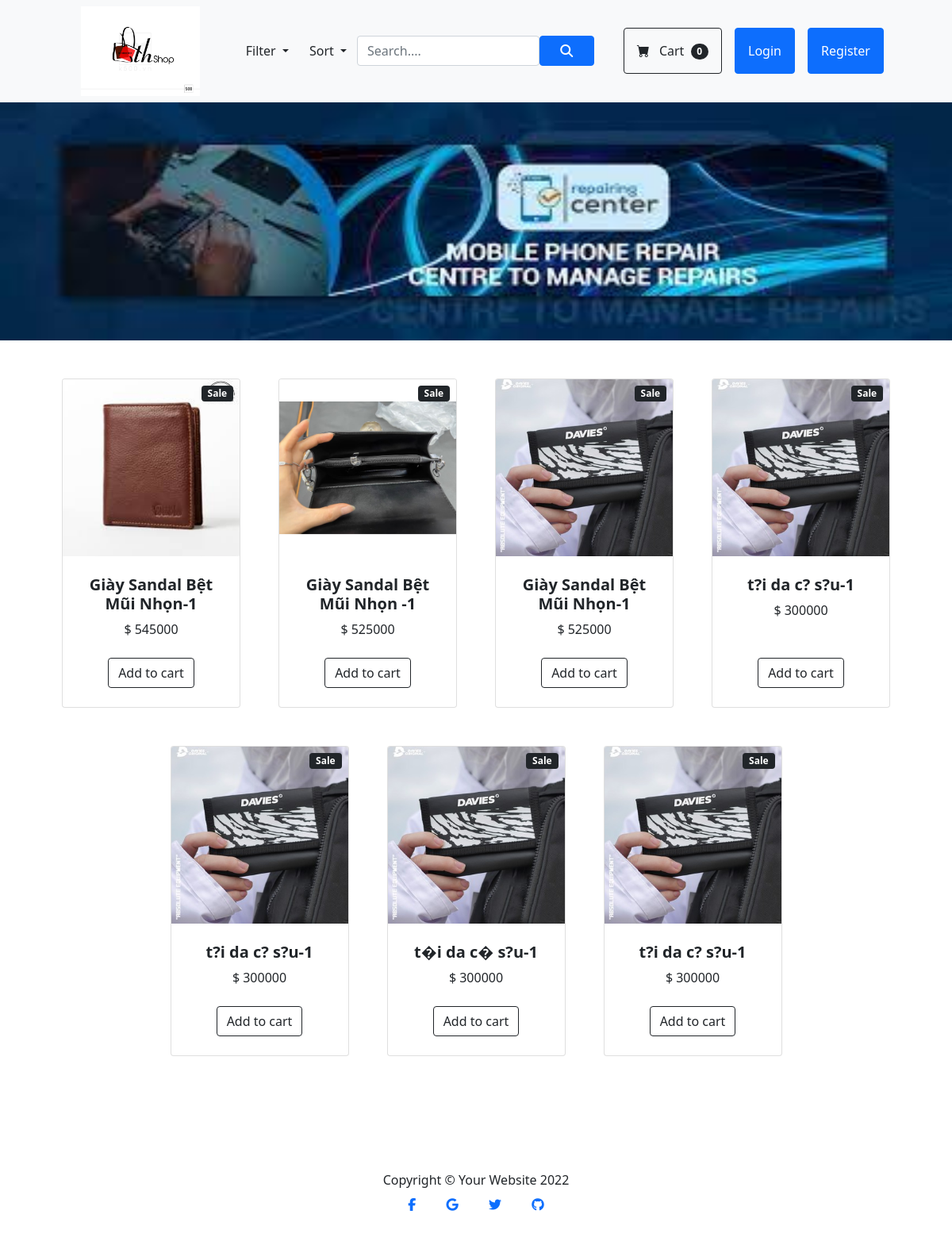
Screenshot of /index.php?action=find&act=filter&nhom=1 with the database file from the repository.
### tables this page shows
CREATE TABLE `hanghoa` (
  `MASP` int(11) NOT NULL,
  `TENSP` varchar(60) NOT NULL,
  `GIA` float NOT NULL,
  `hinh` varchar(50) NOT NULL,
  `nhom` int(4) NOT NULL,
  `soluotxem` int(11) NOT NULL,
  `mota` varchar(2000) NOT NULL,
  `soluongton` int(11) NOT NULL
);

### Model/connect.php (called while the page is built, shortened)
<?php
class connect{
    var $db=null;
    public function __construct(){
        $dsn="mysql:host=localhost;dbname=banhang";
        $user="root";
        $pass="";
        try {
            $this->db=new PDO($dsn,$user,$pass,array(PDO::MYSQL_ATTR_INIT_COMMAND=>"SET NAMES utf8"));
        } catch (\Throwable $th) {
        }
    }
    public function getlist($select){
        $resul=$this->db->query($select);
        return $resul;
    }
}
?>

### Model/hanghoa.php (called while the page is built, shortened)
<?php
class hanghoa{
    public function gethanghoanhom($nhom){
        $db=new connect();
        $select="select * from hanghoa where nhom='$nhom'";
        $result=$db->getlist($select);
        return $result;
    }
}
?>

### View/find.php (the view, shortened to what this page needs)
<section class="py-5">
    <div class="container px-4 px-lg-5 ">
        <div class="row gx-4 gx-lg-5 row-cols-2 row-cols-md-3 row-cols-xl-4 justify-content-center">
            <?php
            if($find!=""){
            while ($set = $resul->fetch()) {
                ?>
                <div class="col mb-5">
                    <div class="card h-100">
                        <div class="badge bg-dark text-white position-absolute" style="top: 0.5rem; right: 0.5rem">Sale
                        </div>
                        <img class="card-img-top" src="./content/Img/<?php echo $set['hinh'] ?>" alt="" />
                        <div class="card-body p-4">
                            <div class="text-center">
                                <h5 class="fw-bolder">
                                    <?php echo $set['TENSP'] . "-" . $set['nhom'] ?>
                                </h5>
                                $
                                <?php echo $set["GIA"] ?>
                            </div>
                        </div>
                        <div class="card-footer p-4 pt-0 border-top-0 bg-transparent">
                            <div class="text-center"><a class="btn btn-outline-dark mt-auto"
                                    href="index.php?action=hanghoa&act=chitietbanhang&id=<?php echo $set['MASP'] ?>">Add to cart</a></div>
                        </div>
                    </div>
                </div>
            <?php }}else{ ?>
                <div>
                <h2>Không có sản phẩm nào phù hợp với tìm kiêm của bạn</h1>
                </div>
            <?php
            }
            ?>
        </div>
    </div>
</section>

### rows the page displays
hanghoa: hinh (picture), TENSP "Giày Sandal Bệt Mũi Nhọn", nhom "1", GIA "545000"
hanghoa: hinh (picture), TENSP "Giày Sandal Bệt Mũi Nhọn", nhom "1", GIA "525000"
hanghoa: hinh (picture), TENSP "Giày Sandal Bệt Mũi Nhọn", nhom "1", GIA "525000"
hanghoa: hinh (picture), TENSP "t?i da c? s?u", nhom "1", GIA "300000"
hanghoa: hinh (picture), TENSP "t?i da c? s?u", nhom "1", GIA "300000"
hanghoa: hinh (picture), TENSP "t�i da c� s?u", nhom "1", GIA "300000"
hanghoa: hinh (picture), TENSP "t?i da c? s?u", nhom "1", GIA "300000"
